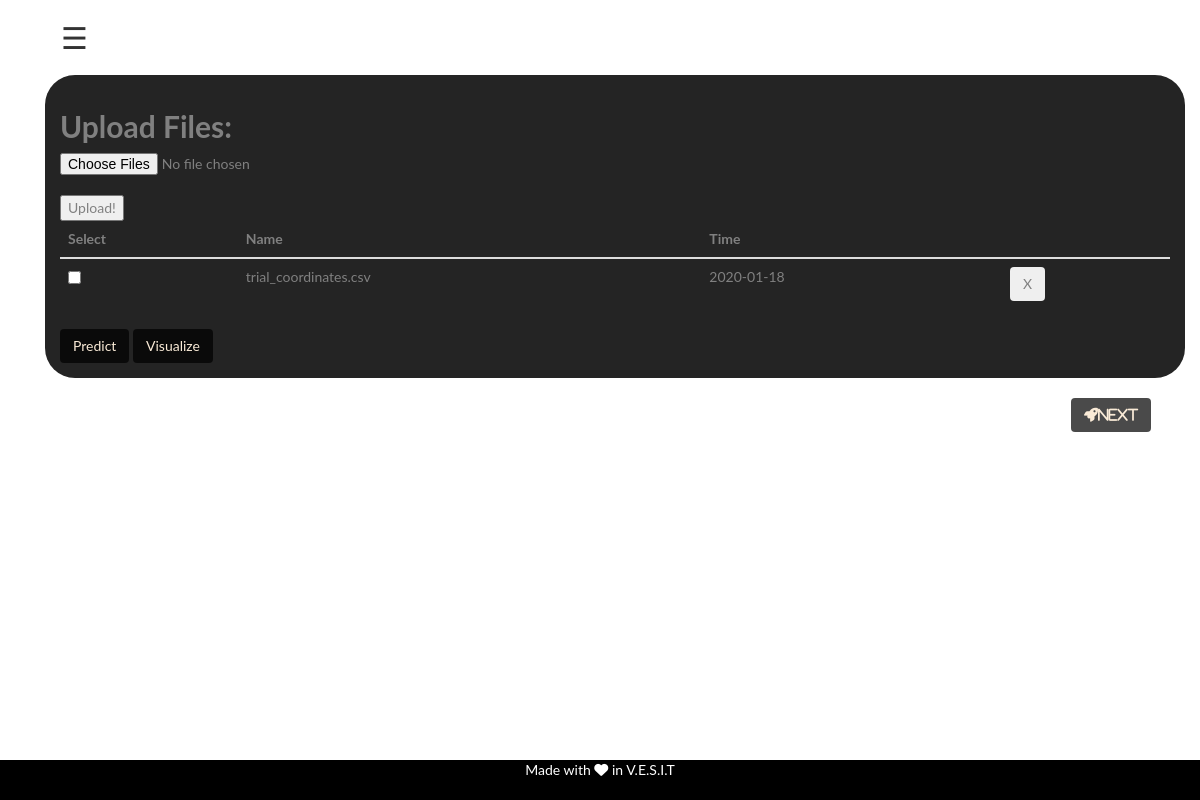
The app's page /app/upload, older data.
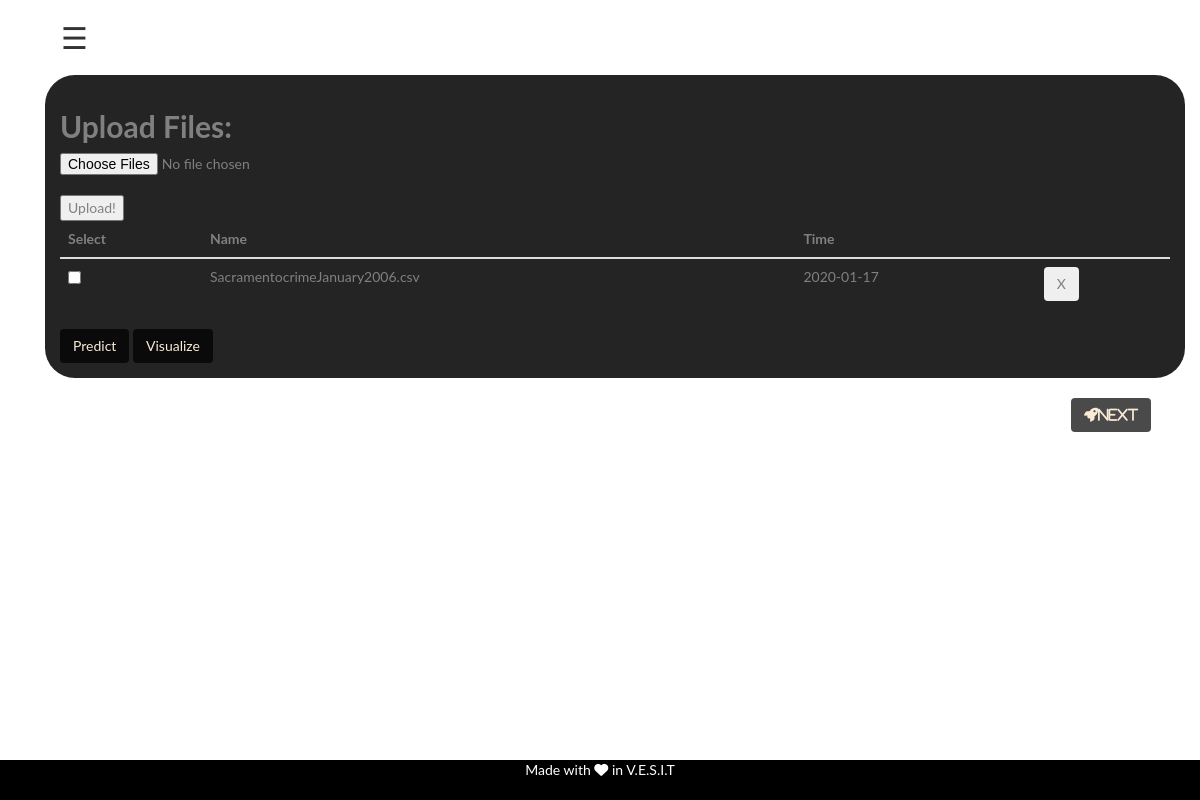
The same page, newer data.
### app/models.py (models this page shows)
class data(models.Model):
    user=models.CharField(max_length=30)
    time=models.DateField(auto_now_add=True)
    inputfile_path=models.CharField(max_length=50)
    processedfile_path=models.CharField(max_length=50,blank=True)
    prediction=models.CharField(max_length=30,blank=True)

### app/views.py (the view, shortened to what this page needs)
# urls.py: path('/upload',views.upload,name='upload'),
def upload(request):
    if request.method == 'GET':
        id=request.user.username
        instance=data.objects.filter(user=id)
        instance=serializers.serialize('json', instance)
        dat =   instance.replace("'","\"")
        d = json.loads(dat)
        return render(request,'app/upload.html',{'file_added':d})

### app/templates/app/upload.html (shortened to what this page needs)
{% extends 'app/base.html' %}
{% load static %}
{% block content %}
<div class='container'>
  <div id="full_body">
  {% include 'app/side_nav.html' %}
  <div class='upload-container'>
  <h2>
    <strong>Upload Files:</strong>
  </h2>
    <form id="upload-form" action="" method="POST" enctype="multipart/form-data">
        <input id="file-picker" type="file" name="file" accept="*" multiple>
        <br>
        <input type="submit" value="Upload!" id="upload-button">
    </form>
  <table class="table" id="shTable">
    <thead class="thead-inverse">
      <tr>
        <th>Select</th>
        <th>Name</th>
        <th>Time</th>
        <th></th>
      </tr>
    </thead>
    <tbody>
        {% for file in file_added %}
           <tr>
             <td>
              <input type="checkbox" class="form-check-input checkedsingle" name="{{file.fields.inputfile_path}}"  value="{{file.fields.inputfile_path}}">
             </td>
            <td>{{file.fields.inputfile_path}}</td>
            <td>{{file.fields.time}}</td>
            <td><form action="{% url 'del_data' %}" method="POST">
                 <button class = "btn dark" name="DeleteButton" value="{{file.fields.inputfile_path}}">X</button>
              </form>
          </td>
           </tr>
        {% endfor %}
    </tbody>
  </table>
  <button type="button" onclick="predict();" class="btn btn-dark">Predict</button>
  <button type="button" onclick="v();" class="btn btn-dark">Visualize</button>
  </div>
  <a href="{% url 'cluster' %}"> {% include 'app/next_button.html' %} </a>
{% endblock %}

Row changes from the older to the newer data that the page shows:
removed data: fields.inputfile_path "trial_coordinates.csv", fields.time "2020-01-18"
added data: fields.inputfile_path "SacramentocrimeJanuary2006.csv", fields.time "2020-01-17"
